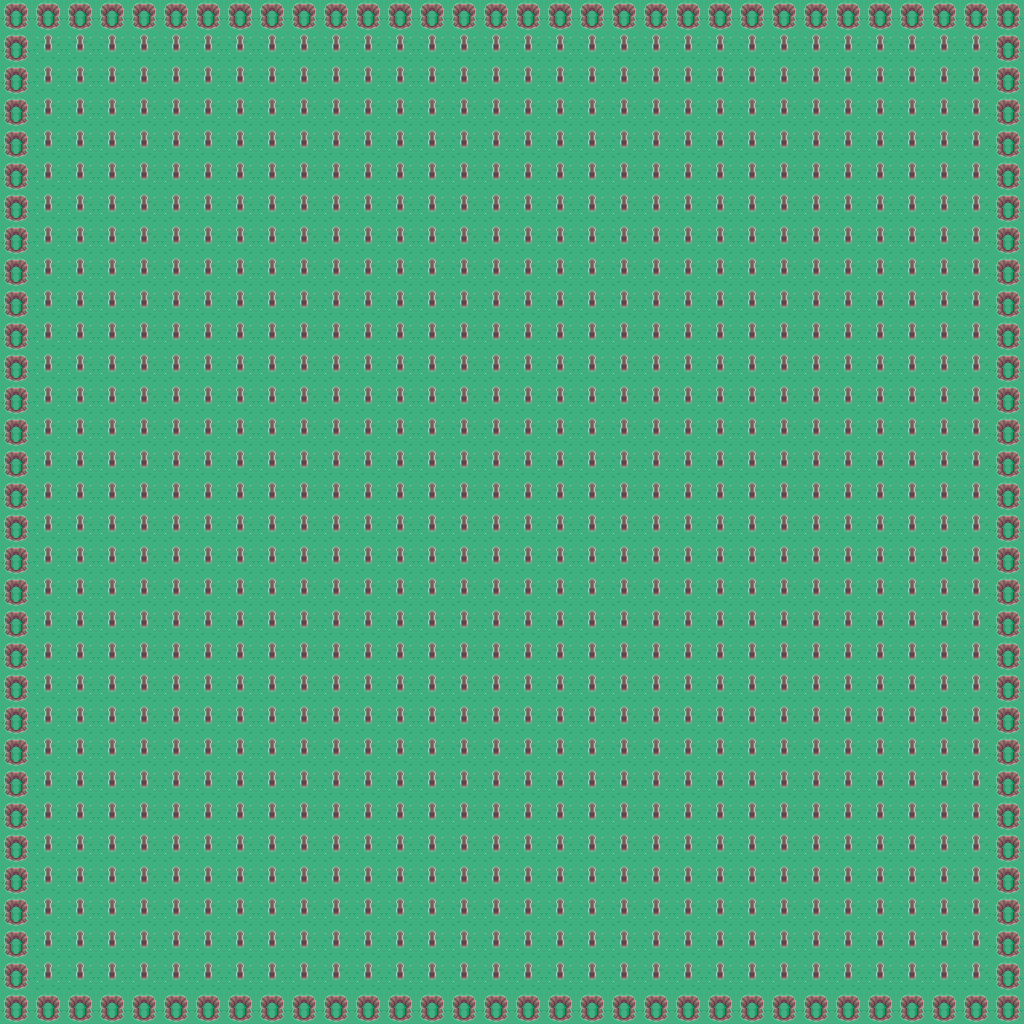

The image is a tile-based game level rendered from a .tmx file. Its description and source (layers, tilesets, objects; grid data summarised) follow:
An orthogonal 32x32 tile map with 32x32 px tiles, 1 tile layer (Calque de Tile 1).

<map version="1.0" orientation="orthogonal" renderorder="right-down" width="32" height="32" tilewidth="32" tileheight="32" nextobjectid="1">
 <tileset firstgid="1" name="tileset" tilewidth="32" tileheight="32" tilecount="24" columns="4">
  <image source="../Textures/tiles.png" width="128" height="208" />
 </tileset>
 <layer name="Calque de Tile 1" width="32" height="32">
  <data>[1024 cells, 1024 non-empty, 2 distinct tile ids]</data>
 </layer>
</map>
